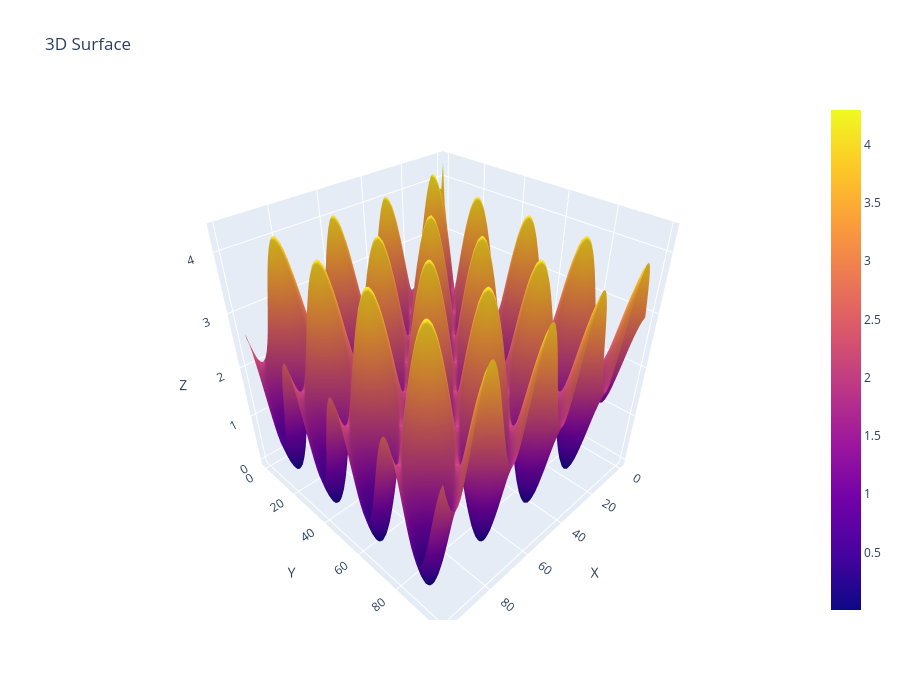

Notebook cell for this chart:
### Code cell
import plotly.graph_objects as go

fig = go.Figure(
    data=[
        go.Surface(
            x=xx,
            y=yy,
            z=zz
        )
    ]
)

fig.update_layout(
    title="3D Surface",
    scene=dict(
        xaxis_title="X",
        yaxis_title="Y",
        zaxis_title="Z",
    ),
    width=900,
    height=700,
)

fig.show()

### Figure 1 — Plotly figure (JSON) as saved in the notebook; plotly's stock layout.template omitted (floating-point values rounded to 4 significant figures; data arrays with more than 128 entries replaced by an {"elided": "..."} marker saying what was removed)
{"data": [{"type": "surface", "x": {"elided": "100x100 int values"}, "y": {"elided": "100x100 int values"}, "z": {"elided": "100x100 float values"}}], "layout": {"height": 700, "scene": {"xaxis": {"title": {"text": "X"}}, "yaxis": {"title": {"text": "Y"}}, "zaxis": {"title": {"text": "Z"}}}, "title": {"text": "3D Surface"}, "width": 900}}
